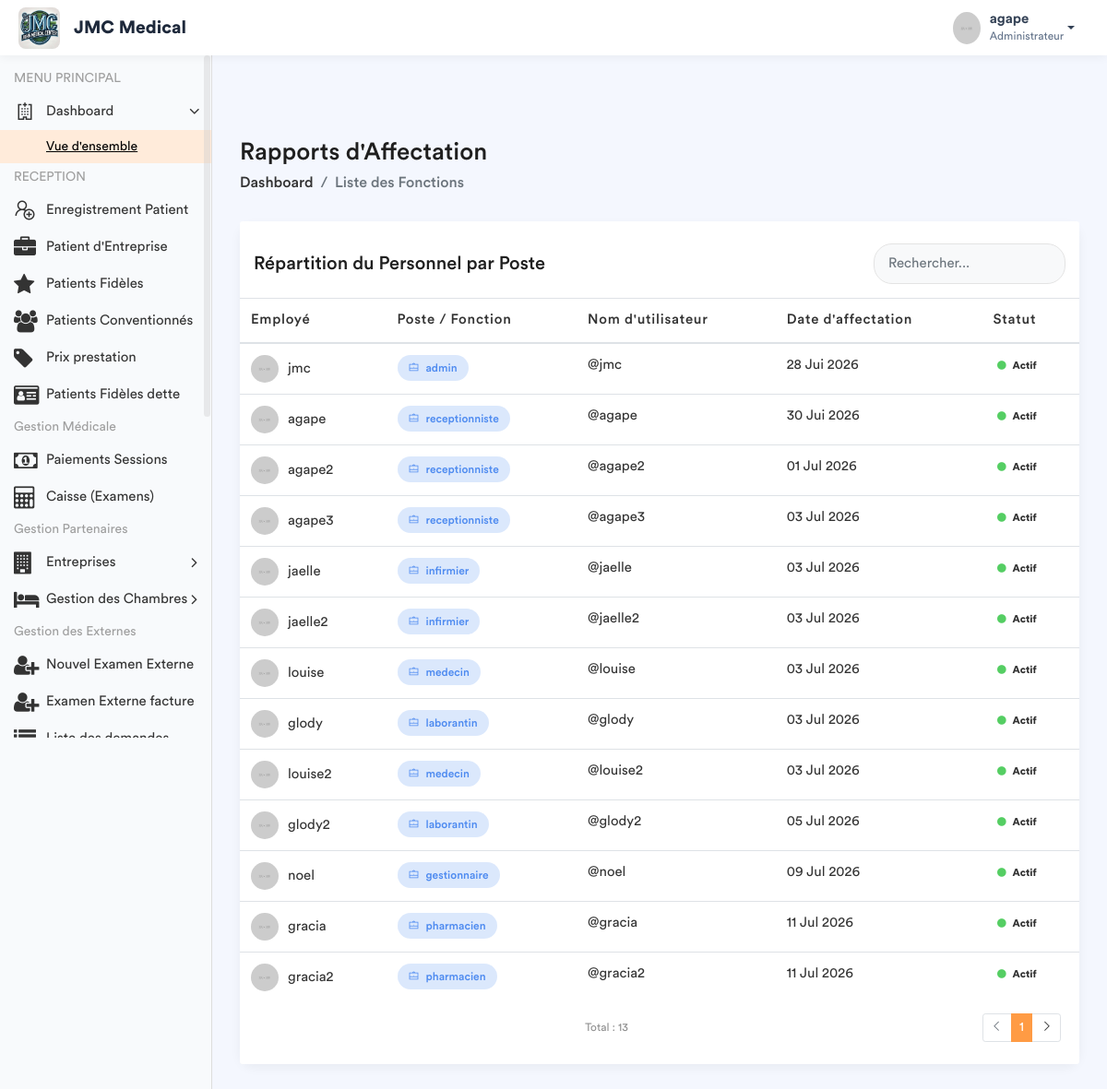
The app's page /employe-poste/ (signed in) with its own data.
### app/models.py (models this page shows, shortened)
class Fonction(models.Model):
    fonctionKey = models.ForeignKey(Role, on_delete=models.SET_NULL, null=True)
    userKey = models.ForeignKey(User, on_delete=models.SET_NULL, null=True, related_name='user_fonction')
    autorisation = models.CharField(max_length=30, default='oui')
    hopital = models.ForeignKey(Hopital , on_delete=models.SET_NULL, null = True , related_name= 'hopital_fonction')

class Role(models.Model):
    roleName = models.CharField(max_length=30)

### app/views.py (the view)
# urls.py: path('employe-poste/', views.liste_employe_poste, name='liste_employe_poste'),
@login_required
def liste_employe_poste(request):
    role_user = Fonction.objects.filter(userKey=request.user).first()
    fonctionKey = role_user.fonctionKey.roleName if role_user else None
    liste_postes = Fonction.objects.all().select_related('userKey', 'fonctionKey')
    context = {
        'liste_postes': liste_postes,
        'fonctionKey': fonctionKey,
    }
    return render(request, 'back-end/liste_fonctions.html', context)

### app/templates/back-end/liste_fonctions.html (shortened to what this page needs)
<!DOCTYPE html>
{% load static %}
<html lang="fr">
    <head>
        {% include 'back-end/includes/css.html'%}
    </head>
    <body>
        <div class="main-wrapper">
            {% include 'back-end/includes/header.html'%}
            {% include 'back-end/includes/sidebar.html'%}
            <div class="page-wrapper">
                <div class="content container-fluid">
                    <div class="page-header">
                        <div class="row align-items-center">
                            <div class="col">
                                <h3 class="page-title">Rapports d'Affectation</h3>
                                <ul class="breadcrumb">
                                    <li class="breadcrumb-item"><a href="{% url 'dashboard' %}">Dashboard</a></li>
                                    <li class="breadcrumb-item active">Liste des Fonctions</li>
                                </ul>
                            </div>
                        </div>
                    </div>
                    <div class="row">
                        <div class="col-md-12">
                            <div class="card card-table">
                                <div class="card-header bg-white border-0 pt-4">
                                    <div class="row align-items-center">
                                        <div class="col">
                                            <h4 class="card-title mb-0">Répartition du Personnel par Poste</h4>
                                        </div>
                                        <div class="col-auto">
                                            <div class="search-box-container">
                                                <input type="text" id="searchInput" class="form-control" placeholder="Rechercher...">
                                            </div>
                                        </div>
                                    </div>
                                </div>
                                <div class="card-body">
                                    <div class="table-responsive">
                                        <table class="table table-hover table-center mb-0">
                                            <thead>
                                                <tr>
                                                    <th>Employé</th>
                                                    <th>Poste / Fonction</th>
                                                    <th>Nom d'utilisateur</th>
                                                    <th>Date d'affectation</th>
                                                    <th>Statut</th>
                                                </tr>
                                            </thead>
                                            <tbody id="tableBody">
                                                {% for poste in liste_postes %}
                                                <tr>
                                                    <td>
                                                        <h2 class="table-avatar">
                                                            <img src="/static/back-end/assets/img/profiles/avatar-01.jpg" alt="">
                                                            {{ poste.userKey.get_full_name|default:poste.userKey.username }}
                                                        </h2>
                                                    </td>
                                                    <td>
                                                        <span class="badge bg-inverse-primary badge-role">
                                                            <i class="la la-briefcase mr-1"></i> {{ poste.fonctionKey.roleName }}
                                                        </span>
                                                    </td>
                                                    <td>@{{ poste.userKey.username }}</td>
                                                    <td>{{ poste.userKey.date_joined|date:"d M Y" }}</td>
                                                    <td>
                                                        {% if poste.userKey.is_active %}
                                                            <span class="badge badge-success-border"><i class="fa fa-circle text-success mr-1"></i> Actif</span>
                                                        {% else %}
                                                            <span class="badge badge-danger-border"><i class="fa fa-circle text-danger mr-1"></i> Inactif</span>
                                                        {% endif %}
                                                    </td>
                                                </tr>
                                                {% empty %}
                                                <tr>
                                                    <td colspan="6" class="text-center text-muted py-4">
                                                        Aucune affectation enregistrée.
                                                    </td>
                                                </tr>
                                                {% endfor %}
                                            </tbody>
                                        </table>
                                    </div>
                                </div>
                                <div class="card-footer bg-white border-0 pb-4">
                                    <div class="row align-items-center">
                                        <div class="col">
                                            <small class="text-muted">Total : {{ liste_postes|length }}</small>
                                        </div>
                                        <div class="col-auto">
                                            <ul class="pagination pagination-sm mb-0">
                                                <li class="page-item disabled"><a class="page-link" href="#"><i class="la la-angle-left"></i></a></li>
                                                <li class="page-item active"><a class="page-link" href="#">1</a></li>
                                                <li class="page-item"><a class="page-link" href="#"><i class="la la-angle-right"></i></a></li>
                                            </ul>
                                        </div>
                                    </div>
                                </div>
                            </div>
                        </div>
                    </div>
                </div>
            </div>
        </div>
    </body>
</html>

### app/templates/back-end/includes/header.html (shortened to what this page needs)
{% load static %}
<header class="header-modern" style="background: #ffffff; height: 60px; box-shadow: 0 2px 10px rgba(0,0,0,0.05); display: flex; align-items: center; padding: 0 20px; position: relative; z-index: 1060;">
    <div class="header-left" style="display: flex; align-items: center;">
        <a href="{% url 'home' %}" class="logo">
            <img src="{% static 'front-end/assets/img/dr/jmc.jpeg' %}" width="45" height="45" alt="Moyanoli" style="border-radius: 8px;">
        </a>
        <span style="font-weight: 700; font-size: 1.2rem; margin-left: 15px; color: #1e293b;">JMC Medical</span>
    </div>
    <ul class="nav user-menu" style="list-style: none; display: flex; align-items: center; margin-left: auto;">
        <li class="nav-item dropdown has-arrow main-drop">
            <a href="#" class="dropdown-toggle nav-link" data-toggle="dropdown" style="display: flex; align-items: center; color: #334155; text-decoration: none;">
                <span class="user-img" style="margin-right: 10px;">
                    <img src="{% static 'back-end/assets/img/profiles/avatar-21.jpg' %}" width="35" height="35" alt="User" style="border-radius: 50%;">
                </span>
                <div style="line-height: 1.2;">
                    <span style="font-weight: 600; display: block;">{{ user.username }}</span>
                    <span style="font-size: 0.75rem; color: #64748b;">Administrateur</span>
                </div>
            </a>
        </li>
    </ul>
</header>

### app/templates/back-end/liste_fonctions.html (style rules this page uses)
.page-wrapper { background-color: #f4f7fe; }
.card-table { border: none; border-radius: 15px; box-shadow: 0 4px 12px rgba(0,0,0,0.05); }
.badge-role { padding: 8px 12px; border-radius: 20px; font-weight: 500; font-size: 12px; }
.table-avatar img { width: 30px; height: 30px; border-radius: 50%; margin-right: 10px; }
.search-box-container { max-width: 300px; }
.search-box-container .form-control { border-radius: 20px; padding-left: 15px; background-color: #f8f9fa; border: 1px solid #e3e3e3; }

### records on screen
Fonction: userKey.get_full_name "jmc", fonctionKey.roleName "admin", userKey.username "jmc", userKey.date_joined "28 Jui 2026", shows "Actif"
Fonction: userKey.get_full_name "agape", fonctionKey.roleName "receptionniste", userKey.username "agape", userKey.date_joined "30 Jui 2026", shows "Actif"
Fonction: userKey.get_full_name "agape2", fonctionKey.roleName "receptionniste", userKey.username "agape2", userKey.date_joined "01 Jul 2026", shows "Actif"
Fonction: userKey.get_full_name "agape3", fonctionKey.roleName "receptionniste", userKey.username "agape3", userKey.date_joined "03 Jul 2026", shows "Actif"
Fonction: userKey.get_full_name "jaelle", fonctionKey.roleName "infirmier", userKey.username "jaelle", userKey.date_joined "03 Jul 2026", shows "Actif"
Fonction: userKey.get_full_name "jaelle2", fonctionKey.roleName "infirmier", userKey.username "jaelle2", userKey.date_joined "03 Jul 2026", shows "Actif"
Fonction: userKey.get_full_name "louise", fonctionKey.roleName "medecin", userKey.username "louise", userKey.date_joined "03 Jul 2026", shows "Actif"
Fonction: userKey.get_full_name "glody", fonctionKey.roleName "laborantin", userKey.username "glody", userKey.date_joined "03 Jul 2026", shows "Actif"
Fonction: userKey.get_full_name "louise2", fonctionKey.roleName "medecin", userKey.username "louise2", userKey.date_joined "03 Jul 2026", shows "Actif"
Fonction: userKey.get_full_name "glody2", fonctionKey.roleName "laborantin", userKey.username "glody2", userKey.date_joined "05 Jul 2026", shows "Actif"
Fonction: userKey.get_full_name "noel", fonctionKey.roleName "gestionnaire", userKey.username "noel", userKey.date_joined "09 Jul 2026", shows "Actif"
Fonction: userKey.get_full_name "gracia", fonctionKey.roleName "pharmacien", userKey.username "gracia", userKey.date_joined "11 Jul 2026", shows "Actif"
Fonction: userKey.get_full_name "gracia2", fonctionKey.roleName "pharmacien", userKey.username "gracia2", userKey.date_joined "11 Jul 2026", shows "Actif"

### other values on screen
{{ user.username }} "agape"
{{ liste_postes|length }} "13"
